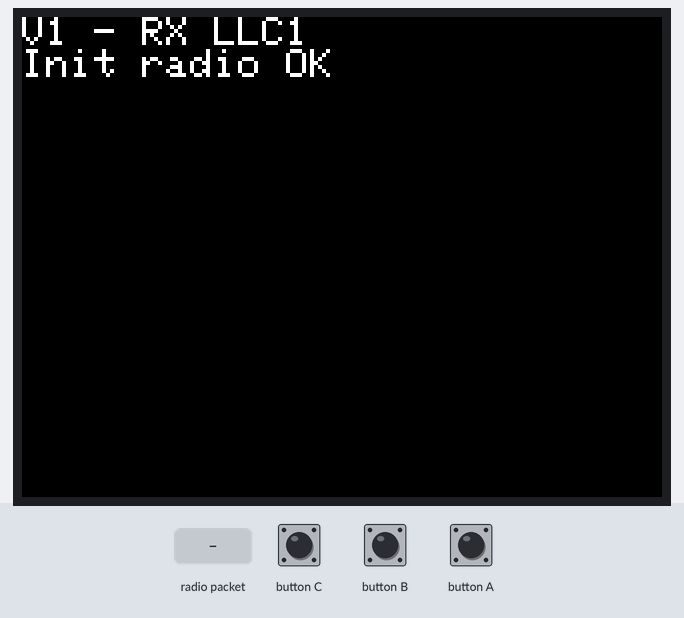
Recording of a sketch running on a simulated ESP32. On the bench: 320×240 colour display. Inputs (shaded band) come from the test bench. No radio packets arrive unless stated; what the sketch prints to the serial monitor is not drawn.

Above: at 2.4 s.
2.5 s: radio packet "1" arrives
At 3.5 s:
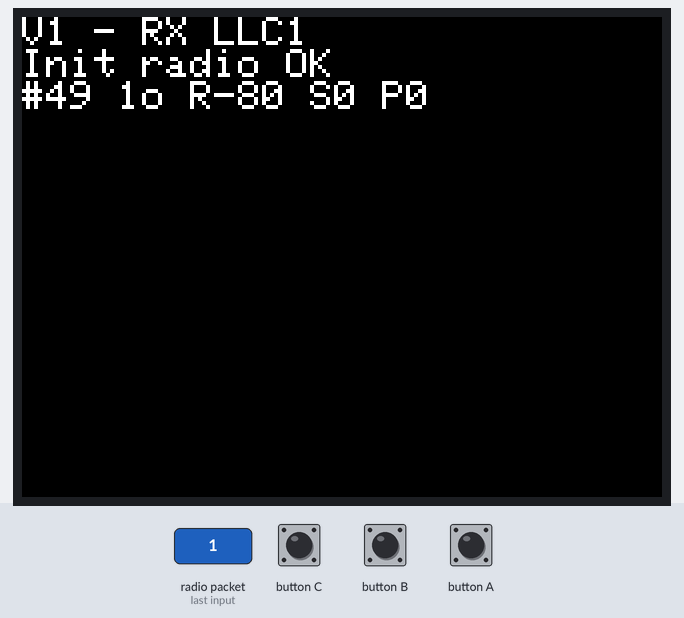
4.0 s: button A pressed for 0.15 s
At 4.5 s:
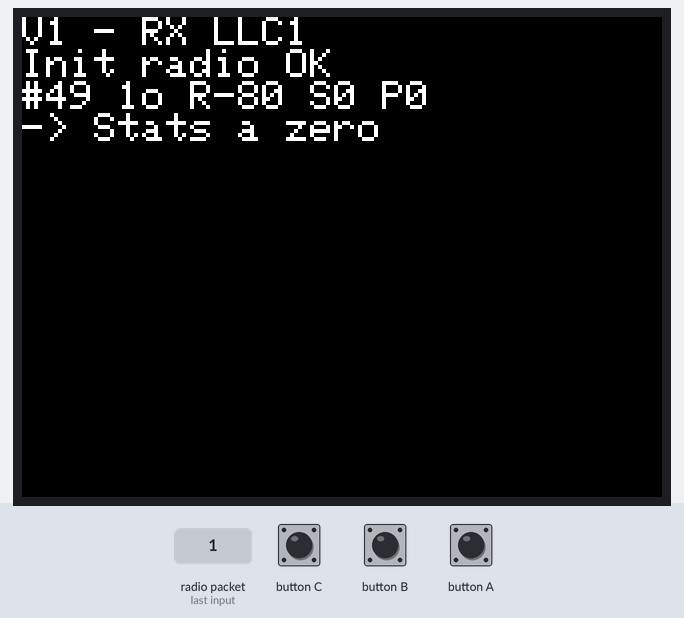
5.6 s: button A pressed for 1 s
At 7.0 s:
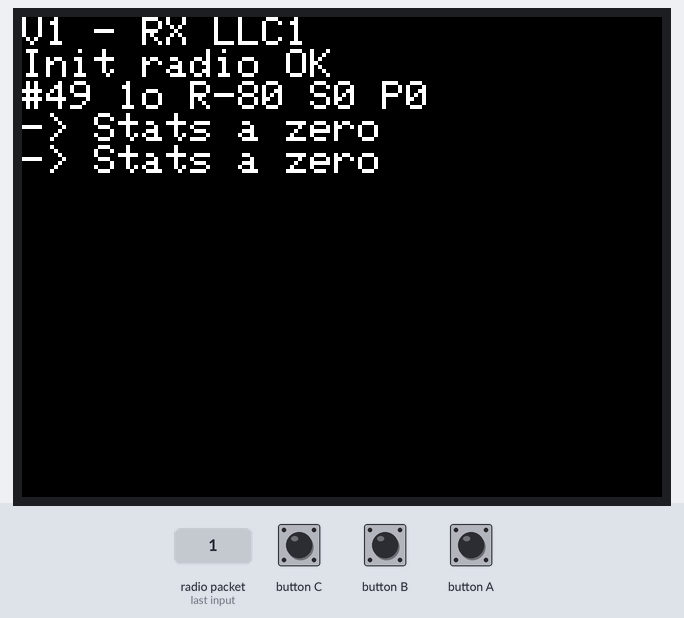
8.1 s: radio packet "0" arrives
At 8.9 s:
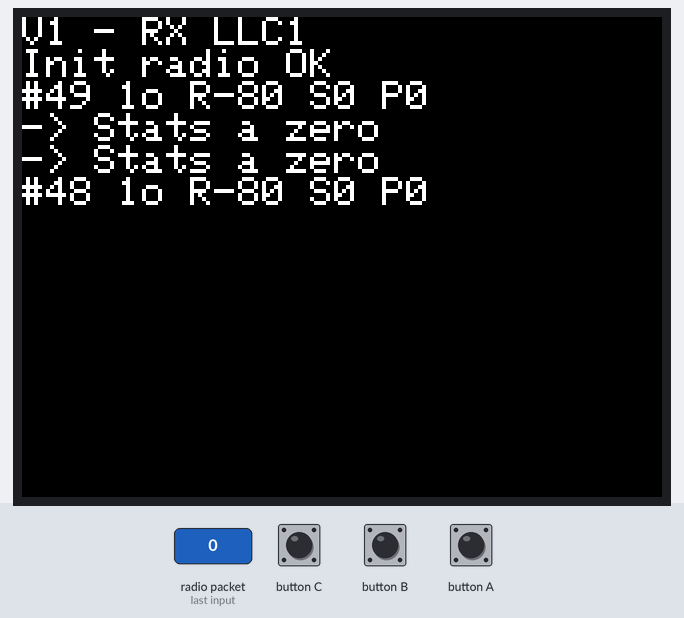
Timing chart, 0 to 10.6 s (numbered marks = the images above; inputs shaded):
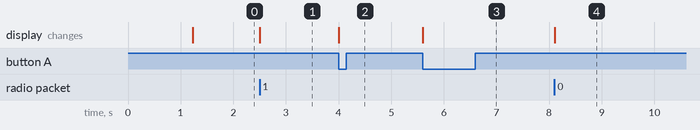

Measured:
- after the input at 2.5 s, the display: changes at once (image 1)
- after the input at 4.0 s, the display: changes at once (image 2)
- after the input at 5.6 s, the display: changes at once (image 3)
- after the input at 8.1 s, the display: changes at once (image 4)

The sketch:

V1_RX.ino
```cpp
/* =====================================================================
   SAE32 - Vidéo 1 - RÉCEPTEUR LLC1 - version améliorée PROPOSÉE
   Base : Vidéo 1/vid_1_Prog_Test_1_A.ino (original conservé)
   Les repères [V1-x] renvoient à SAE32-Ameliorations-Code.md

   Bouton A = remet les statistiques à zéro.
   ===================================================================== */
#include <SPI.h>
#include <M5Stack.h>
#include <RH_RF95.h>

#define RFM95_CS   5
#define RFM95_DIO0 36            // [V1-1] DIO0, pas DI00
RH_RF95 rf95(RFM95_CS, RFM95_DIO0);

#define FREQ_NORMALE    867.7    // Doit être identique à celle de l'émetteur
#define LIGNE_MAX_ECRAN 220

#define ECOUTE    1
#define TEST_RX   2
#define AFFICHAGE 3
uint8_t state;

uint8_t rxbuf[RH_RF95_MAX_MESSAGE_LEN];
uint8_t rxlen;

uint32_t nbRecues = 0;
uint32_t nbPerdues = 0;          // [V1-4] Mesure possible grâce au compteur de trame
uint8_t  attendu = 0;            // Numéro de la prochaine trame attendue
bool     synchronise = false;    // Faux tant qu'aucune trame n'a été reçue

void preparerEcran() {           // [V1-5] Le texte reste visible
  if (M5.Lcd.getCursorY() > LIGNE_MAX_ECRAN) {
    M5.Lcd.fillScreen(BLACK);
    M5.Lcd.setCursor(0, 0);
  }
}

void setup() {
  M5.begin();
  M5.Power.begin();
  M5.Lcd.clear(BLACK);
  M5.Lcd.setTextColor(WHITE);
  M5.Lcd.setTextSize(2);
  M5.Lcd.println("V1 - RX LLC1");

  delay(1000);

  if (!rf95.init()) {            // [V1-6] Arrêt clair si la radio ne répond pas
    M5.Lcd.println("Init radio ECHEC");
    while (true) delay(1000);
  }
  M5.Lcd.println("Init radio OK");

  // [V1-10] On règle la radio D'ABORD, on écoute ENSUITE.
  // L'original appelle setModeRx() avant de changer la fréquence.
  rf95.setModemConfig(RH_RF95::Bw125Cr45Sf128);
  rf95.setFrequency(FREQ_NORMALE);

  state = ECOUTE;
}

void loop() {
  M5.update();
  if (M5.BtnA.wasPressed()) {
    nbRecues = 0;
    nbPerdues = 0;
    synchronise = false;
    M5.Lcd.println("-> Stats a zero");
  }

  switch (state) {
    case ECOUTE:
      // [V1-11] Plus d'affichage "ECOUTE" ici : il remplissait l'écran pour rien.
      rf95.setModeRx();
      state = TEST_RX;
      break;

    case TEST_RX:
      if (rf95.available()) {
        state = AFFICHAGE;
      }
      break;

    case AFFICHAGE:
      rxlen = sizeof(rxbuf);     // Piège 1 de la fiche V1 : à refaire avant CHAQUE recv
      if (rf95.recv(rxbuf, &rxlen)) {
        nbRecues++;

        // [V1-4] Écart entre le numéro reçu et le numéro attendu = trames perdues.
        // Le cast en uint8_t gère le passage de 255 à 0.
        if (synchronise) {
          nbPerdues += (uint8_t)(rxbuf[0] - attendu);
        }
        attendu = rxbuf[0] + 1;
        synchronise = true;

        preparerEcran();
        // [V1-12] La qualité du lien est mesurée (RSSI en dBm, SNR en dB).
        M5.Lcd.printf("#%u %uo R%d S%d P%lu\n", rxbuf[0], rxlen,
                      rf95.lastRssi(), rf95.lastSNR(),
                      (unsigned long)nbPerdues);

        // Détail complet sur le port série, pour les jeux d'essai du rapport.
        Serial.printf("Trame %lu (%u octets) :", (unsigned long)nbRecues, rxlen);
        for (uint8_t i = 0; i < rxlen; i++) Serial.printf(" %02X", rxbuf[i]);
        Serial.println();
      }
      state = ECOUTE;
      break;

    default:
      state = ECOUTE;            // [V1-13] Sortie sûre si state prend une valeur imprévue
      break;
  }
}
```
